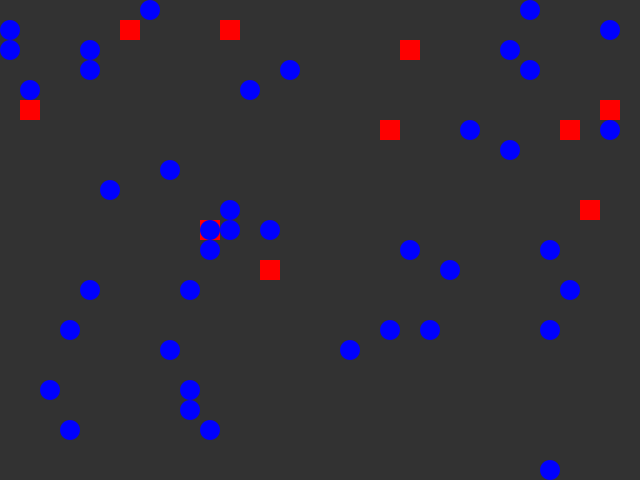
Frame 1 (no input)
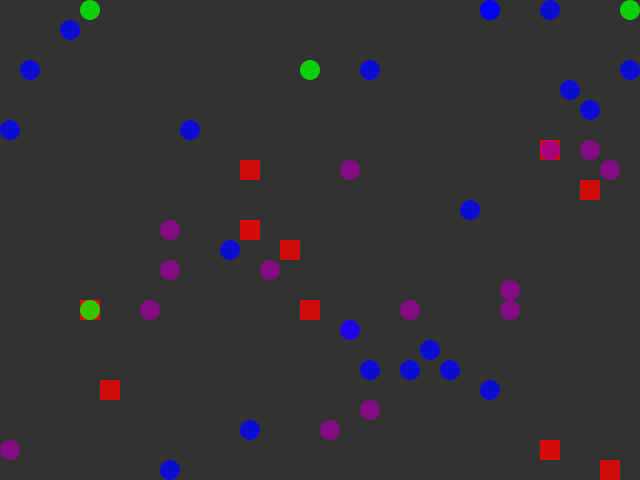
Frame 60 (the mouse pressed at the canvas centre just before this capture)
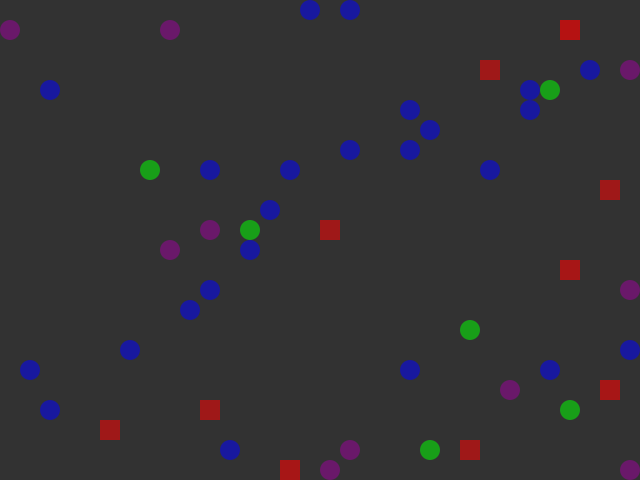
Frame 120 (the mouse held since frame 60 and released just before this capture)

The Processing sketch that drew these frames (run headless with seeded random() and noise(); from frame 60 on, the mouse is pressed at the canvas centre):

// Processing sketch: exercise04_as
// ── exercise04_as.pde
// Griddies
// by Pippin Barr
// MODIFIED BY: Alessia Signorino
//
// A simple artificial life system on a grid. The "griddies" are squares that move
// around randomly, using energy to do so. They gain energy by overlapping with
// other griddies. If a griddie loses all its energy it dies.

// The size of a single grid element
int gridSize = 20;
// An array storing all the griddies
Griddie[] griddies = new Griddie[10];
// An array storing all the grimies
Grimy[] grimies = new Grimy[40];

int a;

// setup()
//
// Set up the window and the griddies

void setup() {
  // Set up the window size and framerate (lower so we can watch easier)
  size(640, 480);
  frameRate(10);

  // QUESTION: What does this for loop do?
  // Create array of griddies for x times along the grid size
  for (int i = 0; i < griddies.length; i++) {
    int x = floor(random(0, width/gridSize));
    int y = floor(random(0, height/gridSize));
    griddies[i] = new Griddie(x * gridSize, y * gridSize, gridSize);
  }

  for (int a = 0; a < grimies.length; a++) {
    int x = floor(random(0, width/gridSize));
    int y = floor(random(0, height/gridSize));
    grimies[a] = new Grimy(x * gridSize, y * gridSize, gridSize);
  }
}

// draw()
//
// Update all the griddies, check for collisions between them, display them.

void draw() {
  background(50);

  // We need to loop through all the griddies one by one
  for (int i = 0; i < griddies.length; i++) {

    // Update the griddies
    griddies[i].update();

    // Now go through all the griddies a second time...
    for (int j = 0; j < griddies.length; j++) {
      // QUESTION: What is this if-statement for?
      // if the second time's level of energy not equal the previous one
      if (j != i) {
        // QUESTION: What does this line check?
        // checks for collision of integers between griddies
        griddies[i].collide(griddies[j]);
      }
    }

    // Display the griddies
    griddies[i].display();
  }

  //looping grimies
  for (int a = 0; a < grimies.length; a++) {
    //update the grimies
    grimies[a].update();
    grimies[a].display();
    for (int m = 0; m < griddies.length; m++) {
      grimies[a].collideGriddie(griddies[m]);
    }
  }
}
// ── Griddie.pde
// Griddie
//
// A class defining the behaviour of a single Griddie
// which can move randomly in the window (within the grid),
// loses energy per move, and gains energy from overlapping
// with another Griddie.

class Griddie {
  // Limits for energy level and gains/losses
  int maxEnergy = 255;
  int moveEnergy = -1;
  int collideEnergy = 10;
  
  // Position, size, energy, and fill color
  int x;
  int y;
  int size;
  int energy;
  color fill = color(255,0,0);

  // Griddie(tempX, tempY, tempSize)
  //
  // Set up the Griddie with the specified location and size
  // Initialise energy to the maximum
  Griddie(int tempX, int tempY, int tempSize) {
    x = tempX;
    y = tempY;
    size = tempSize;
    energy = maxEnergy;
  }

  // update()
  //
  // Move the Griddie and update its energy levels
  void update() {
    
    // QUESTION: What is this if-statement for?
    // if energy becomes 0, reset (KILLS the griddie)
    if (energy == 0) {
      return;
    }
    
    // QUESTION: How does the Griddie movement updating work?
    // Floor calculates the closest int value that is less than 
    // or equal to the value of parameter
    int xMoveType = floor(random(-1,2));
    int yMoveType = floor(random(-1,2));
    x += size * xMoveType;
    y += size * yMoveType;
    
    // QUESTION: What are these if statements doing?
    // they make griddies move away from the edges of the screen
    if (x < 0) {
      x += width;
    }
    else if (x >= width) {
      x -= width;
    }
    if (y < 0) {
      y += height;
    }
    else if (y >= height) {
      y -= height;
    }

    // Update the Griddie's energy
    // Note that moveEnergy is negative, so this _loses_ energy
    energy += moveEnergy;
    
    // Constrain the Griddies energy level to be within the defined bounds
    energy = constrain(energy,0,maxEnergy);
  }

  // collide(other)
  //
  // Checks for collision with the other Griddie
  // and updates energy level
  
  void collide(Griddie other) {
    // QUESTION: What is this if-statement for?
    // if energy is 0 and other griddie's energy are 0, kill off griddies
    if (energy == 0 || other.energy == 0) {
      return;
    }
    
    // QUESTION: What does this if-statement check?
    // if griddie collides with another griddie, increase griddies's energy 
    // and constrain it within bounds
    if (x == other.x && y == other.y) {
      // Increase this Griddie's energy
      energy += collideEnergy;
      // Constrain the energy level to be within bounds
      energy = constrain(energy,0,maxEnergy);
    }
  }

  // display()
  //
  // Draw the Griddie on the screen as a rectangle
  void display() {
    // QUESTION: What does this fill line do?
    // it fills the griddie with the value of energy it contains
    fill(fill, energy); 
    noStroke();
    rect(x, y, size, size);
  }
}
// ── Grimy.pde
// Grimy
//
// A class defining the behaviour of a single Grimy
// which can move randomly in the window (within the grid),
// loses energy per move, and gains energy from overlapping
// with another Grimy. (Also, Griddie's evil cousin).

class Grimy {
  // Limits for energy level and gains/losses
  int maxEnergy = 255;
  int moveEnergy = -1;
  int collideEnergy = 10;

  // Position, size, energy, and fill color
  int x;
  int y;
  int size;
  int energy;
  color fill = color(0, 0, 255);
  color defaultColor = fill;

  // Grimy(tempX, tempY, tempSize)
  //
  // Set up the Grimy with the specified location and size
  // Initialise energy to the maximum
  Grimy(int tempX, int tempY, int tempSize) {
    x = tempX;
    y = tempY;
    size = tempSize;
    energy = maxEnergy;
  }

  // update()
  //
  // Move the Grimy and update its energy levels
  void update() {
    if (energy == 0) {
      return;
    }

    //
    int xMoveType = floor(random(-1, 2));
    int yMoveType = floor(random(-1, 2));
    x += size * xMoveType;
    y += size * yMoveType;

    //
    if (x < 0) {
      x += width;
    } else if (x >= width) {
      x -= width;
    }
    if (y < 0) {
      y += height;
    } else if (y >= height) {
      y -= height;
    }

    // Update the Grimy's energy
    // Note that moveEnergy is negative, so this _loses_ energy
    energy += moveEnergy;
    energy = constrain(energy, 0, maxEnergy);
  }

  // collide(other)
  void collide(Grimy other) {
    if (energy == 0 || other.energy == 0) {
      return;
    }
    if (x == other.x && y == other.y) {
      energy += collideEnergy;
      energy = constrain(energy, 0, maxEnergy);
    }
  }

  //collide with griddie
  void collideGriddie(Griddie other) {
    if (x == other.x) {
      fill = color(0, 255, 0);
    } else if (y == other.y) {
      fill = color(155, 0, 155);
    }
  }

  void display() {
    fill(fill, energy); 
    noStroke();
    ellipseMode(CORNER);
    ellipse(x, y, size, size);
    fill = defaultColor;
  }
}    
